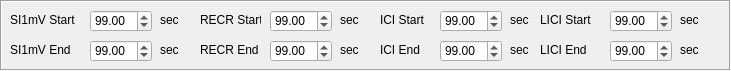
        <widget class="QFrame" name="frame_7">
         <property name="geometry">
          <rect>
           <x>350</x>
           <y>40</y>
           <width>731</width>
           <height>71</height>
          </rect>
         </property>
         <property name="autoFillBackground">
          <bool>true</bool>
         </property>
         <property name="frameShape">
          <enum>QFrame::Box</enum>
         </property>
         <property name="frameShadow">
          <enum>QFrame::Sunken</enum>
         </property>
         <widget class="QLabel" name="label_6">
          <property name="geometry">
           <rect>
            <x>540</x>
            <y>40</y>
            <width>61</width>
            <height>20</height>
           </rect>
          </property>
          <property name="text">
           <string>LICI End</string>
          </property>
         </widget>
         <widget class="QLabel" name="label_8">
          <property name="geometry">
           <rect>
            <x>680</x>
            <y>10</y>
            <width>31</width>
            <height>20</height>
           </rect>
          </property>
          <property name="text">
           <string>sec</string>
          </property>
         </widget>
         <widget class="QLabel" name="label_7">
          <property name="geometry">
           <rect>
            <x>680</x>
            <y>40</y>
            <width>31</width>
            <height>20</height>
           </rect>
          </property>
          <property name="text">
           <string>sec</string>
          </property>
         </widget>
         <widget class="QDoubleSpinBox" name="patientLiciEnd">
          <property name="geometry">
           <rect>
            <x>610</x>
            <y>40</y>
            <width>62</width>
            <height>22</height>
           </rect>
          </property>
          <property name="singleStep">
           <double>0.010000000000000</double>
          </property>
          <property name="value">
           <double>99.000000000000000</double>
          </property>
         </widget>
         <widget class="QLabel" name="label_5">
          <property name="geometry">
           <rect>
            <x>540</x>
            <y>10</y>
            <width>61</width>
            <height>20</height>
           </rect>
          </property>
          <property name="text">
           <string>LICI Start</string>
          </property>
         </widget>
         <widget class="QDoubleSpinBox" name="patientLiciStart">
          <property name="geometry">
           <rect>
            <x>610</x>
            <y>10</y>
            <width>62</width>
            <height>22</height>
           </rect>
          </property>
          <property name="singleStep">
           <double>0.010000000000000</double>
          </property>
          <property name="value">
           <double>99.000000000000000</double>
          </property>
         </widget>
         <widget class="QLabel" name="label_11">
          <property name="geometry">
           <rect>
            <x>510</x>
            <y>40</y>
            <width>31</width>
            <height>20</height>
           </rect>
          </property>
          <property name="text">
           <string>sec</string>
          </property>
         </widget>
         <widget class="QLabel" name="label_12">
          <property name="geometry">
           <rect>
            <x>510</x>
            <y>10</y>
            <width>31</width>
            <height>20</height>
           </rect>
          </property>
          <property name="text">
           <string>sec</string>
          </property>
         </widget>
         <widget class="QDoubleSpinBox" name="patientIciStart">
          <property name="geometry">
           <rect>
            <x>440</x>
            <y>10</y>
            <width>62</width>
            <height>22</height>
           </rect>
          </property>
          <property name="singleStep">
           <double>0.010000000000000</double>
          </property>
          <property name="value">
           <double>99.000000000000000</double>
          </property>
         </widget>
         <widget class="QLabel" name="label_10">
          <property name="geometry">
           <rect>
            <x>380</x>
            <y>10</y>
            <width>51</width>
            <height>20</height>
           </rect>
          </property>
          <property name="text">
           <string>ICI Start</string>
          </property>
         </widget>
         <widget class="QDoubleSpinBox" name="patientIciEnd">
          <property name="geometry">
           <rect>
            <x>440</x>
            <y>40</y>
            <width>62</width>
            <height>22</height>
           </rect>
          </property>
          <property name="singleStep">
           <double>0.010000000000000</double>
          </property>
          <property name="value">
           <double>99.000000000000000</double>
          </property>
         </widget>
         <widget class="QLabel" name="label_9">
          <property name="geometry">
           <rect>
            <x>380</x>
            <y>40</y>
            <width>51</width>
            <height>20</height>
           </rect>
          </property>
          <property name="text">
           <string>ICI End</string>
          </property>
         </widget>
         <widget class="QLabel" name="label_15">
          <property name="geometry">
           <rect>
            <x>340</x>
            <y>40</y>
            <width>21</width>
            <height>20</height>
           </rect>
          </property>
          <property name="text">
           <string>sec</string>
          </property>
         </widget>
         <widget class="QLabel" name="label_16">
          <property name="geometry">
           <rect>
            <x>340</x>
            <y>10</y>
            <width>21</width>
            <height>20</height>
           </rect>
          </property>
          <property name="text">
           <string>sec</string>
          </property>
         </widget>
         <widget class="QLabel" name="label_14">
          <property name="geometry">
           <rect>
            <x>200</x>
            <y>10</y>
            <width>61</width>
            <height>20</height>
           </rect>
          </property>
          <property name="text">
           <string>RECR Start</string>
          </property>
         </widget>
         <widget class="QDoubleSpinBox" name="patientRecrEnd">
          <property name="geometry">
           <rect>
            <x>270</x>
            <y>40</y>
            <width>62</width>
            <height>22</height>
           </rect>
          </property>
          <property name="singleStep">
           <double>0.010000000000000</double>
          </property>
          <property name="value">
           <double>99.000000000000000</double>
          </property>
         </widget>
         <widget class="QLabel" name="label_13">
          <property name="geometry">
           <rect>
            <x>200</x>
            <y>40</y>
            <width>61</width>
            <height>20</height>
           </rect>
          </property>
          <property name="text">
           <string>RECR End</string>
          </property>
         </widget>
         <widget class="QDoubleSpinBox" name="patientRecrStart">
          <property name="geometry">
           <rect>
            <x>270</x>
            <y>10</y>
            <width>62</width>
            <height>22</height>
           </rect>
          </property>
          <property name="singleStep">
           <double>0.010000000000000</double>
          </property>
          <property name="value">
           <double>99.000000000000000</double>
          </property>
         </widget>
         <widget class="QDoubleSpinBox" name="patientSi1mvEnd">
          <property name="geometry">
           <rect>
            <x>90</x>
            <y>40</y>
            <width>62</width>
            <height>22</height>
           </rect>
          </property>
          <property name="singleStep">
           <double>0.010000000000000</double>
          </property>
          <property name="value">
           <double>99.000000000000000</double>
          </property>
         </widget>
         <widget class="QLabel" name="label_18">
          <property name="geometry">
           <rect>
            <x>10</x>
            <y>10</y>
            <width>71</width>
            <height>20</height>
           </rect>
          </property>
          <property name="text">
           <string>SI1mV Start</string>
          </property>
         </widget>
         <widget class="QLabel" name="label_17">
          <property name="geometry">
           <rect>
            <x>10</x>
            <y>40</y>
            <width>71</width>
            <height>20</height>
           </rect>
          </property>
          <property name="text">
           <string>SI1mV End</string>
          </property>
         </widget>
         <widget class="QDoubleSpinBox" name="patientSi1mvStart">
          <property name="geometry">
           <rect>
            <x>90</x>
            <y>10</y>
            <width>62</width>
            <height>22</height>
           </rect>
          </property>
          <property name="singleStep">
           <double>0.010000000000000</double>
          </property>
          <property name="value">
           <double>99.000000000000000</double>
          </property>
         </widget>
         <widget class="QLabel" name="label_20">
          <property name="geometry">
           <rect>
            <x>160</x>
            <y>10</y>
            <width>31</width>
            <height>20</height>
           </rect>
          </property>
          <property name="text">
           <string>sec</string>
          </property>
         </widget>
         <widget class="QLabel" name="label_19">
          <property name="geometry">
           <rect>
            <x>160</x>
            <y>40</y>
            <width>31</width>
            <height>20</height>
           </rect>
          </property>
          <property name="text">
           <string>sec</string>
          </property>
         </widget>
        </widget>
